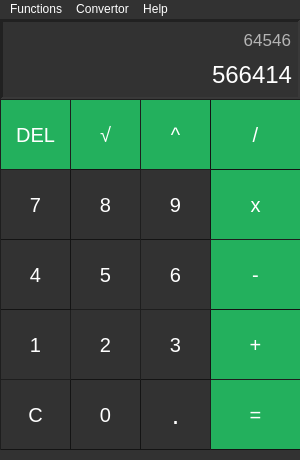
<?xml version="1.0" encoding="UTF-8"?>
<ui version="4.0">
 <class>MainWindow</class>
 <widget class="QMainWindow" name="MainWindow">
  <property name="enabled">
   <bool>true</bool>
  </property>
  <property name="geometry">
   <rect>
    <x>0</x>
    <y>0</y>
    <width>300</width>
    <height>460</height>
   </rect>
  </property>
  <property name="minimumSize">
   <size>
    <width>300</width>
    <height>460</height>
   </size>
  </property>
  <property name="maximumSize">
   <size>
    <width>300</width>
    <height>460</height>
   </size>
  </property>
  <property name="font">
   <font>
    <pointsize>15</pointsize>
   </font>
  </property>
  <property name="windowTitle">
   <string>CalculaThor</string>
  </property>
  <property name="windowIcon">
   <iconset>
    <normaloff>logo.png</normaloff>logo.png</iconset>
  </property>
  <property name="toolTipDuration">
   <number>-1</number>
  </property>
  <property name="styleSheet">
   <string notr="true">background-color: rgb(50, 50,50); </string>
  </property>
  <widget class="QWidget" name="centralwidget">
   <property name="sizePolicy">
    <sizepolicy hsizetype="Fixed" vsizetype="Fixed">
     <horstretch>0</horstretch>
     <verstretch>0</verstretch>
    </sizepolicy>
   </property>
   <property name="baseSize">
    <size>
     <width>300</width>
     <height>420</height>
    </size>
   </property>
   <property name="font">
    <font>
     <pointsize>15</pointsize>
    </font>
   </property>
   <widget class="QPushButton" name="pushButton_one">
    <property name="geometry">
     <rect>
      <x>0</x>
      <y>290</y>
      <width>71</width>
      <height>71</height>
     </rect>
    </property>
    <property name="font">
     <font>
      <pointsize>15</pointsize>
     </font>
    </property>
    <property name="toolTip">
     <string>Number 1</string>
    </property>
    <property name="styleSheet">
     <string notr="true">QPushButton { background-color: rgb(50, 50, 50); 
border: 1px outset rgb(20,20,20); color: rgb(255, 255, 255);} 
QPushButton:pressed { background-color: rgb(100, 100, 100);} </string>
    </property>
    <property name="text">
     <string>1</string>
    </property>
    <property name="shortcut">
     <string>1</string>
    </property>
   </widget>
   <widget class="QPushButton" name="pushButton_two">
    <property name="geometry">
     <rect>
      <x>70</x>
      <y>290</y>
      <width>71</width>
      <height>71</height>
     </rect>
    </property>
    <property name="font">
     <font>
      <pointsize>15</pointsize>
     </font>
    </property>
    <property name="toolTip">
     <string>Number 2</string>
    </property>
    <property name="styleSheet">
     <string notr="true">QPushButton { background-color: rgb(50, 50, 50); 
border: 1px outset rgb(20,20,20); color: rgb(255, 255, 255);} 
QPushButton:pressed { background-color: rgb(100, 100, 100);} </string>
    </property>
    <property name="text">
     <string>2</string>
    </property>
    <property name="shortcut">
     <string>2</string>
    </property>
   </widget>
   <widget class="QPushButton" name="pushButton_three">
    <property name="geometry">
     <rect>
      <x>140</x>
      <y>290</y>
      <width>71</width>
      <height>71</height>
     </rect>
    </property>
    <property name="font">
     <font>
      <pointsize>15</pointsize>
     </font>
    </property>
    <property name="toolTip">
     <string>Number 3</string>
    </property>
    <property name="styleSheet">
     <string notr="true">QPushButton { background-color: rgb(50, 50, 50); 
border: 1px outset rgb(20,20,20); color: rgb(255, 255, 255);} 
QPushButton:pressed { background-color: rgb(100, 100, 100);} </string>
    </property>
    <property name="text">
     <string>3</string>
    </property>
    <property name="shortcut">
     <string>3</string>
    </property>
   </widget>
   <widget class="QPushButton" name="pushButton_nine">
    <property name="enabled">
     <bool>true</bool>
    </property>
    <property name="geometry">
     <rect>
      <x>140</x>
      <y>150</y>
      <width>71</width>
      <height>71</height>
     </rect>
    </property>
    <property name="font">
     <font>
      <pointsize>15</pointsize>
     </font>
    </property>
    <property name="mouseTracking">
     <bool>false</bool>
    </property>
    <property name="toolTip">
     <string>Number 9</string>
    </property>
    <property name="autoFillBackground">
     <bool>false</bool>
    </property>
    <property name="styleSheet">
     <string notr="true">QPushButton { background-color: rgb(50, 50, 50); 
border: 1px outset rgb(20,20,20); color: rgb(255, 255, 255);} 
QPushButton:pressed { background-color: rgb(100, 100, 100);} </string>
    </property>
    <property name="text">
     <string>9</string>
    </property>
    <property name="shortcut">
     <string>9</string>
    </property>
    <property name="flat">
     <bool>false</bool>
    </property>
   </widget>
   <widget class="QPushButton" name="pushButton_eight">
    <property name="geometry">
     <rect>
      <x>70</x>
      <y>150</y>
      <width>71</width>
      <height>71</height>
     </rect>
    </property>
    <property name="font">
     <font>
      <pointsize>15</pointsize>
     </font>
    </property>
    <property name="toolTip">
     <string>Number 8</string>
    </property>
    <property name="styleSheet">
     <string notr="true">QPushButton { background-color: rgb(50, 50, 50); 
border: 1px outset rgb(20,20,20); color: rgb(255, 255, 255);} 
QPushButton:pressed { background-color: rgb(100, 100, 100);} </string>
    </property>
    <property name="text">
     <string>8</string>
    </property>
    <property name="shortcut">
     <string>8</string>
    </property>
   </widget>
   <widget class="QPushButton" name="pushButton_seven">
    <property name="geometry">
     <rect>
      <x>0</x>
      <y>150</y>
      <width>71</width>
      <height>71</height>
     </rect>
    </property>
    <property name="font">
     <font>
      <pointsize>15</pointsize>
     </font>
    </property>
    <property name="toolTip">
     <string>Number 7</string>
    </property>
    <property name="styleSheet">
     <string notr="true">QPushButton { background-color: rgb(50, 50, 50); 
border: 1px outset rgb(20,20,20); color: rgb(255, 255, 255);} 
QPushButton:pressed { background-color: rgb(100, 100, 100);} </string>
    </property>
    <property name="text">
     <string>7</string>
    </property>
    <property name="shortcut">
     <string>7</string>
    </property>
   </widget>
   <widget class="QPushButton" name="pushButton_four">
    <property name="geometry">
     <rect>
      <x>0</x>
      <y>220</y>
      <width>71</width>
      <height>71</height>
     </rect>
    </property>
    <property name="font">
     <font>
      <pointsize>15</pointsize>
     </font>
    </property>
    <property name="toolTip">
     <string>Number 4</string>
    </property>
    <property name="styleSheet">
     <string notr="true">QPushButton { background-color: rgb(50, 50, 50); 
border: 1px outset rgb(20,20,20); color: rgb(255, 255, 255);} 
QPushButton:pressed { background-color: rgb(100, 100, 100);} </string>
    </property>
    <property name="text">
     <string>4</string>
    </property>
    <property name="shortcut">
     <string>4</string>
    </property>
   </widget>
   <widget class="QPushButton" name="pushButton_five">
    <property name="geometry">
     <rect>
      <x>70</x>
      <y>220</y>
      <width>71</width>
      <height>71</height>
     </rect>
    </property>
    <property name="font">
     <font>
      <pointsize>15</pointsize>
     </font>
    </property>
    <property name="toolTip">
     <string>Number 5</string>
    </property>
    <property name="styleSheet">
     <string notr="true">QPushButton { background-color: rgb(50, 50, 50); 
border: 1px outset rgb(20,20,20); color: rgb(255, 255, 255);} 
QPushButton:pressed { background-color: rgb(100, 100, 100);} </string>
    </property>
    <property name="text">
     <string>5</string>
    </property>
    <property name="shortcut">
     <string>5</string>
    </property>
   </widget>
   <widget class="QPushButton" name="pushButton_six">
    <property name="geometry">
     <rect>
      <x>140</x>
      <y>220</y>
      <width>71</width>
      <height>71</height>
     </rect>
    </property>
    <property name="font">
     <font>
      <pointsize>15</pointsize>
     </font>
    </property>
    <property name="toolTip">
     <string>Number 6</string>
    </property>
    <property name="styleSheet">
     <string notr="true">QPushButton { background-color: rgb(50, 50, 50); 
border: 1px outset rgb(20,20,20); color: rgb(255, 255, 255);} 
QPushButton:pressed { background-color: rgb(100, 100, 100);} </string>
    </property>
    <property name="text">
     <string>6</string>
    </property>
    <property name="shortcut">
     <string>6</string>
    </property>
   </widget>
   <widget class="QPushButton" name="pushButton_zero">
    <property name="geometry">
     <rect>
      <x>70</x>
      <y>360</y>
      <width>71</width>
      <height>71</height>
     </rect>
    </property>
    <property name="font">
     <font>
      <pointsize>15</pointsize>
     </font>
    </property>
    <property name="toolTip">
     <string>Number 0</string>
    </property>
    <property name="styleSheet">
     <string notr="true">QPushButton { background-color: rgb(50, 50, 50); 
border: 1px outset rgb(20,20,20); color: rgb(255, 255, 255);} 
QPushButton:pressed { background-color: rgb(100, 100, 100);} </string>
    </property>
    <property name="text">
     <string>0</string>
    </property>
    <property name="shortcut">
     <string>0</string>
    </property>
   </widget>
   <widget class="QPushButton" name="pushButton_dot">
    <property name="geometry">
     <rect>
      <x>140</x>
      <y>360</y>
      <width>71</width>
      <height>71</height>
     </rect>
    </property>
    <property name="font">
     <font>
      <pointsize>20</pointsize>
     </font>
    </property>
    <property name="toolTip">
     <string>Decimal separator</string>
    </property>
    <property name="styleSheet">
     <string notr="true">QPushButton { background-color: rgb(50, 50, 50); 
border: 1px outset rgb(20,20,20); color: rgb(255, 255, 255);} 
QPushButton:pressed { background-color: rgb(100, 100, 100);} </string>
    </property>
    <property name="text">
     <string>.</string>
    </property>
    <property name="shortcut">
     <string>.</string>
    </property>
   </widget>
   <widget class="QPushButton" name="pushButton_add">
    <property name="geometry">
     <rect>
      <x>210</x>
      <y>290</y>
      <width>91</width>
      <height>71</height>
     </rect>
    </property>
    <property name="font">
     <font>
      <pointsize>15</pointsize>
     </font>
    </property>
    <property name="toolTip">
     <string>&lt;html&gt;&lt;head/&gt;&lt;body&gt;&lt;p&gt;Addition&lt;/p&gt;&lt;p&gt;&lt;span style=&quot; color:#25be62;&quot;&gt;-----------------------&lt;/span&gt;&lt;/p&gt;&lt;p&gt;Sum of a and b&lt;/p&gt;&lt;/body&gt;&lt;/html&gt;</string>
    </property>
    <property name="styleSheet">
     <string notr="true">QPushButton { background-color: rgb(35, 176, 93);
border: 1px outset rgb(20,20,20); color: rgb(255, 255, 255);}
QPushButton:pressed { background-color: rgb(42, 213, 116);} 
</string>
    </property>
    <property name="text">
     <string>+</string>
    </property>
    <property name="shortcut">
     <string>+</string>
    </property>
   </widget>
   <widget class="QPushButton" name="pushButton_sub">
    <property name="geometry">
     <rect>
      <x>210</x>
      <y>220</y>
      <width>91</width>
      <height>71</height>
     </rect>
    </property>
    <property name="font">
     <font>
      <pointsize>15</pointsize>
     </font>
    </property>
    <property name="toolTip">
     <string>&lt;html&gt;&lt;head/&gt;&lt;body&gt;&lt;p&gt;Subtraction&lt;/p&gt;&lt;p&gt;&lt;span style=&quot; color:#25be62;&quot;&gt;-------------------------------&lt;/span&gt;&lt;/p&gt;&lt;p&gt;Difference of a and b&lt;/p&gt;&lt;/body&gt;&lt;/html&gt;</string>
    </property>
    <property name="styleSheet">
     <string notr="true">QPushButton { background-color: rgb(35, 176, 93);
border: 1px outset rgb(20,20,20); color: rgb(255, 255, 255);}
QPushButton:pressed { background-color: rgb(42, 213, 116);} 
</string>
    </property>
    <property name="text">
     <string>-</string>
    </property>
    <property name="shortcut">
     <string>-</string>
    </property>
   </widget>
   <widget class="QPushButton" name="pushButton_mul">
    <property name="geometry">
     <rect>
      <x>210</x>
      <y>150</y>
      <width>91</width>
      <height>71</height>
     </rect>
    </property>
    <property name="font">
     <font>
      <pointsize>15</pointsize>
     </font>
    </property>
    <property name="toolTip">
     <string>&lt;html&gt;&lt;head/&gt;&lt;body&gt;&lt;p&gt;Multiplication&lt;/p&gt;&lt;p&gt;&lt;span style=&quot; color:#25be62;&quot;&gt;---------------------------&lt;/span&gt;&lt;/p&gt;&lt;p&gt;Product of a and b&lt;/p&gt;&lt;/body&gt;&lt;/html&gt;</string>
    </property>
    <property name="styleSheet">
     <string notr="true">QPushButton { background-color: rgb(35, 176, 93);
border: 1px outset rgb(20,20,20); color: rgb(255, 255, 255);}
QPushButton:pressed { background-color: rgb(42, 213, 116);} 
</string>
    </property>
    <property name="text">
     <string>x</string>
    </property>
    <property name="shortcut">
     <string>*</string>
    </property>
   </widget>
   <widget class="QPushButton" name="pushButton_div">
    <property name="geometry">
     <rect>
      <x>210</x>
      <y>80</y>
      <width>91</width>
      <height>71</height>
     </rect>
    </property>
    <property name="font">
     <font>
      <pointsize>15</pointsize>
     </font>
    </property>
    <property name="toolTip">
     <string>&lt;html&gt;&lt;head/&gt;&lt;body&gt;&lt;p&gt;Division&lt;/p&gt;&lt;p&gt;&lt;span style=&quot; color:#25be62;&quot;&gt;-----------------------------&lt;/span&gt;&lt;/p&gt;&lt;p&gt;Quotient of a and b&lt;/p&gt;&lt;/body&gt;&lt;/html&gt;</string>
    </property>
    <property name="whatsThis">
     <string/>
    </property>
    <property name="styleSheet">
     <string notr="true">QPushButton { background-color: rgb(35, 176, 93);
border: 1px outset rgb(20,20,20); color: rgb(255, 255, 255);}
QPushButton:pressed { background-color: rgb(42, 213, 116);} 
</string>
    </property>
    <property name="text">
     <string>/</string>
    </property>
    <property name="shortcut">
     <string>/</string>
    </property>
   </widget>
   <widget class="QPushButton" name="pushButton_result">
    <property name="geometry">
     <rect>
      <x>210</x>
      <y>360</y>
      <width>91</width>
      <height>71</height>
     </rect>
    </property>
    <property name="font">
     <font>
      <pointsize>15</pointsize>
     </font>
    </property>
    <property name="toolTip">
     <string>Result</string>
    </property>
    <property name="styleSheet">
     <string notr="true">QPushButton { background-color: rgb(35, 176, 93);
border: 1px outset rgb(20,20,20); color: rgb(255, 255, 255);}
QPushButton:pressed { background-color: rgb(42, 213, 116);} 
</string>
    </property>
    <property name="text">
     <string>=</string>
    </property>
    <property name="shortcut">
     <string>Enter, Return</string>
    </property>
   </widget>
   <widget class="QPushButton" name="pushButton_del">
    <property name="geometry">
     <rect>
      <x>0</x>
      <y>80</y>
      <width>71</width>
      <height>71</height>
     </rect>
    </property>
    <property name="font">
     <font>
      <pointsize>15</pointsize>
     </font>
    </property>
    <property name="toolTip">
     <string>&lt;html&gt;&lt;head/&gt;&lt;body&gt;&lt;p&gt;Delete one character&lt;/p&gt;&lt;/body&gt;&lt;/html&gt;</string>
    </property>
    <property name="styleSheet">
     <string notr="true">QPushButton { background-color: rgb(35, 176, 93);
border: 1px outset rgb(20,20,20); color: rgb(255, 255, 255);}
QPushButton:pressed { background-color: rgb(42, 213, 116);} 
</string>
    </property>
    <property name="text">
     <string>DEL</string>
    </property>
    <property name="shortcut">
     <string>Backspace</string>
    </property>
   </widget>
   <widget class="QPushButton" name="pushButton_clear">
    <property name="geometry">
     <rect>
      <x>0</x>
      <y>360</y>
      <width>71</width>
      <height>71</height>
     </rect>
    </property>
    <property name="font">
     <font>
      <pointsize>15</pointsize>
     </font>
    </property>
    <property name="toolTip">
     <string>Clear all</string>
    </property>
    <property name="styleSheet">
     <string notr="true">QPushButton { background-color: rgb(50, 50, 50); 
border: 1px outset rgb(20,20,20); color: rgb(255, 255, 255);} 
QPushButton:pressed { background-color: rgb(100, 100, 100);} </string>
    </property>
    <property name="text">
     <string>C</string>
    </property>
    <property name="shortcut">
     <string>Del</string>
    </property>
   </widget>
   <widget class="QPushButton" name="pushButton_pow">
    <property name="geometry">
     <rect>
      <x>140</x>
      <y>80</y>
      <width>71</width>
      <height>71</height>
     </rect>
    </property>
    <property name="font">
     <font>
      <pointsize>15</pointsize>
     </font>
    </property>
    <property name="toolTip">
     <string>&lt;html&gt;&lt;head/&gt;&lt;body&gt;&lt;p&gt;Power (b^n)&lt;/p&gt;&lt;p&gt;&lt;span style=&quot; color:#25be62;&quot;&gt;------------------------------------------&lt;/span&gt;&lt;/p&gt;&lt;p&gt;b - base    &lt;/p&gt;&lt;p&gt;n - exponent&lt;/p&gt;&lt;p&gt;Base raised to the exponent&lt;/p&gt;&lt;/body&gt;&lt;/html&gt;</string>
    </property>
    <property name="styleSheet">
     <string notr="true">QPushButton { background-color: rgb(35, 176, 93);
border: 1px outset rgb(20,20,20); color: rgb(255, 255, 255);}
QPushButton:pressed { background-color: rgb(42, 213, 116);} 
</string>
    </property>
    <property name="text">
     <string>^</string>
    </property>
   </widget>
   <widget class="QPushButton" name="pushButton_sqr">
    <property name="geometry">
     <rect>
      <x>70</x>
      <y>80</y>
      <width>71</width>
      <height>71</height>
     </rect>
    </property>
    <property name="font">
     <font>
      <pointsize>15</pointsize>
     </font>
    </property>
    <property name="toolTip">
     <string>&lt;html&gt;&lt;head/&gt;&lt;body&gt;&lt;p&gt;Root (r^(1/i))&lt;/p&gt;&lt;p&gt;&lt;span style=&quot; color:#25be62;&quot;&gt;-------------------&lt;/span&gt;&lt;/p&gt;&lt;p&gt;r - radicand&lt;/p&gt;&lt;p&gt;i - index&lt;/p&gt;&lt;p&gt;i-th root of r&lt;/p&gt;&lt;/body&gt;&lt;/html&gt;</string>
    </property>
    <property name="styleSheet">
     <string notr="true">QPushButton { background-color: rgb(35, 176, 93);
border: 1px outset rgb(20,20,20); color: rgb(255, 255, 255);}
QPushButton:pressed { background-color: rgb(42, 213, 116);} 
</string>
    </property>
    <property name="text">
     <string>√</string>
    </property>
   </widget>
   <widget class="QFrame" name="frame">
    <property name="geometry">
     <rect>
      <x>0</x>
      <y>0</y>
      <width>301</width>
      <height>81</height>
     </rect>
    </property>
    <property name="frameShape">
     <enum>QFrame::Panel</enum>
    </property>
    <property name="frameShadow">
     <enum>QFrame::Sunken</enum>
    </property>
    <property name="lineWidth">
     <number>3</number>
    </property>
    <widget class="QLineEdit" name="lineEdit_results">
     <property name="geometry">
      <rect>
       <x>5</x>
       <y>35</y>
       <width>291</width>
       <height>41</height>
      </rect>
     </property>
     <property name="font">
      <font>
       <pointsize>18</pointsize>
      </font>
     </property>
     <property name="layoutDirection">
      <enum>Qt::LeftToRight</enum>
     </property>
     <property name="autoFillBackground">
      <bool>false</bool>
     </property>
     <property name="styleSheet">
      <string notr="true">border:0px solid black; color: rgb(255, 255, 255);</string>
     </property>
     <property name="text">
      <string comment="0">566414</string>
     </property>
     <property name="echoMode">
      <enum>QLineEdit::Normal</enum>
     </property>
     <property name="alignment">
      <set>Qt::AlignRight|Qt::AlignTrailing|Qt::AlignVCenter</set>
     </property>
    </widget>
    <widget class="QLabel" name="label_results">
     <property name="geometry">
      <rect>
       <x>20</x>
       <y>5</y>
       <width>271</width>
       <height>31</height>
      </rect>
     </property>
     <property name="font">
      <font>
       <pointsize>13</pointsize>
      </font>
     </property>
     <property name="styleSheet">
      <string notr="true">QLabel {  color : rgb(180,180,180); }</string>
     </property>
     <property name="text">
      <string>64546</string>
     </property>
     <property name="alignment">
      <set>Qt::AlignRight|Qt::AlignTrailing|Qt::AlignVCenter</set>
     </property>
    </widget>
   </widget>
   <zorder>frame</zorder>
   <zorder>pushButton_five</zorder>
   <zorder>pushButton_dot</zorder>
   <zorder>pushButton_del</zorder>
   <zorder>pushButton_add</zorder>
   <zorder>pushButton_mul</zorder>
   <zorder>pushButton_div</zorder>
   <zorder>pushButton_eight</zorder>
   <zorder>pushButton_one</zorder>
   <zorder>pushButton_zero</zorder>
   <zorder>pushButton_two</zorder>
   <zorder>pushButton_result</zorder>
   <zorder>pushButton_four</zorder>
   <zorder>pushButton_sqr</zorder>
   <zorder>pushButton_six</zorder>
   <zorder>pushButton_clear</zorder>
   <zorder>pushButton_pow</zorder>
   <zorder>pushButton_three</zorder>
   <zorder>pushButton_nine</zorder>
   <zorder>pushButton_seven</zorder>
   <zorder>pushButton_sub</zorder>
  </widget>
  <widget class="QMenuBar" name="menuBar">
   <property name="geometry">
    <rect>
     <x>0</x>
     <y>0</y>
     <width>300</width>
     <height>30</height>
    </rect>
   </property>
   <property name="styleSheet">
    <string notr="true">QMenuBar:item{color: rgb(255, 255, 255);
        }
QMenuBar:item:selected {
background-color: rgb(35, 176, 93); color: rgb(255, 255, 255);
        }</string>
   </property>
   <widget class="QMenu" name="menuFunctions">
    <property name="styleSheet">
     <string notr="true">QMenu {color: rgb(255, 255, 255);}
QMenu:selected {background-color: rgb(35, 176, 93); color: rgb(255, 255, 255);}
QMenu:pressed {background-color: rgb(42, 213, 116); color: rgb(255, 255, 255);}</string>
    </property>
    <property name="title">
     <string>Functions</string>
    </property>
    <addaction name="action_sin"/>
    <addaction name="action_cos"/>
    <addaction name="action_abs"/>
    <addaction name="action_fac"/>
   </widget>
   <widget class="QMenu" name="menuConvertor">
    <property name="palette">
     <palette>
      <active>
       <colorrole role="WindowText">
        <brush brushstyle="SolidPattern">
         <color alpha="255">
          <red>255</red>
          <green>255</green>
          <blue>255</blue>
         </color>
        </brush>
       </colorrole>
       <colorrole role="Button">
        <brush brushstyle="SolidPattern">
         <color alpha="255">
          <red>50</red>
          <green>50</green>
          <blue>50</blue>
         </color>
        </brush>
       </colorrole>
       <colorrole role="Text">
        <brush brushstyle="SolidPattern">
         <color alpha="255">
          <red>255</red>
          <green>255</green>
          <blue>255</blue>
         </color>
        </brush>
       </colorrole>
       <colorrole role="ButtonText">
        <brush brushstyle="SolidPattern">
         <color alpha="255">
          <red>255</red>
          <green>255</green>
          <blue>255</blue>
         </color>
        </brush>
       </colorrole>
       <colorrole role="Base">
        <brush brushstyle="SolidPattern">
         <color alpha="255">
          <red>50</red>
          <green>50</green>
          <blue>50</blue>
         </color>
        </brush>
       </colorrole>
       <colorrole role="Window">
        <brush brushstyle="SolidPattern">
         <color alpha="255">
          <red>50</red>
          <green>50</green>
          <blue>50</blue>
         </color>
        </brush>
       </colorrole>
       <colorrole role="Highlight">
        <brush brushstyle="SolidPattern">
         <color alpha="255">
          <red>42</red>
          <green>213</green>
          <blue>116</blue>
         </color>
        </brush>
       </colorrole>
       <colorrole role="PlaceholderText">
        <brush brushstyle="NoBrush">
         <color alpha="128">
          <red>255</red>
          <green>255</green>
          <blue>255</blue>
         </color>
        </brush>
       </colorrole>
      </active>
      <inactive>
       <colorrole role="WindowText">
        <brush brushstyle="SolidPattern">
         <color alpha="255">
          <red>255</red>
          <green>255</green>
          <blue>255</blue>
         </color>
        </brush>
       </colorrole>
       <colorrole role="Button">
        <brush brushstyle="SolidPattern">
         <color alpha="255">
          <red>50</red>
          <green>50</green>
          <blue>50</blue>
         </color>
        </brush>
       </colorrole>
       <colorrole role="Text">
        <brush brushstyle="SolidPattern">
         <color alpha="255">
          <red>255</red>
          <green>255</green>
          <blue>255</blue>
         </color>
        </brush>
       </colorrole>
       <colorrole role="ButtonText">
        <brush brushstyle="SolidPattern">
         <color alpha="255">
          <red>255</red>
          <green>255</green>
          <blue>255</blue>
         </color>
        </brush>
       </colorrole>
       <colorrole role="Base">
        <brush brushstyle="SolidPattern">
         <color alpha="255">
          <red>50</red>
          <green>50</green>
          <blue>50</blue>
         </color>
        </brush>
       </colorrole>
       <colorrole role="Window">
        <brush brushstyle="SolidPattern">
         <color alpha="255">
          <red>50</red>
          <green>50</green>
          <blue>50</blue>
         </color>
        </brush>
       </colorrole>
       <colorrole role="Highlight">
        <brush brushstyle="SolidPattern">
         <color alpha="255">
          <red>42</red>
          <green>213</green>
          <blue>116</blue>
         </color>
        </brush>
       </colorrole>
       <colorrole role="PlaceholderText">
        <brush brushstyle="NoBrush">
         <color alpha="128">
          <red>255</red>
          <green>255</green>
          <blue>255</blue>
         </color>
        </brush>
       </colorrole>
      </inactive>
      <disabled>
       <colorrole role="WindowText">
        <brush brushstyle="SolidPattern">
         <color alpha="255">
          <red>255</red>
          <green>255</green>
          <blue>255</blue>
         </color>
        </brush>
       </colorrole>
       <colorrole role="Button">
        <brush brushstyle="SolidPattern">
         <color alpha="255">
          <red>50</red>
          <green>50</green>
          <blue>50</blue>
         </color>
        </brush>
       </colorrole>
       <colorrole role="Text">
        <brush brushstyle="SolidPattern">
         <color alpha="255">
          <red>255</red>
          <green>255</green>
          <blue>255</blue>
         </color>
        </brush>
       </colorrole>
       <colorrole role="ButtonText">
        <brush brushstyle="SolidPattern">
         <color alpha="255">
          <red>255</red>
          <green>255</green>
          <blue>255</blue>
         </color>
        </brush>
       </colorrole>
       <colorrole role="Base">
        <brush brushstyle="SolidPattern">
         <color alpha="255">
          <red>50</red>
          <green>50</green>
          <blue>50</blue>
         </color>
        </brush>
       </colorrole>
       <colorrole role="Window">
        <brush brushstyle="SolidPattern">
         <color alpha="255">
          <red>50</red>
          <green>50</green>
          <blue>50</blue>
         </color>
        </brush>
       </colorrole>
       <colorrole role="Highlight">
        <brush brushstyle="SolidPattern">
         <color alpha="255">
          <red>225</red>
          <green>225</green>
          <blue>225</blue>
         </color>
        </brush>
       </colorrole>
       <colorrole role="PlaceholderText">
        <brush brushstyle="NoBrush">
         <color alpha="128">
          <red>255</red>
          <green>255</green>
          <blue>255</blue>
         </color>
        </brush>
       </colorrole>
      </disabled>
     </palette>
    </property>
    <property name="styleSheet">
     <string notr="true">QMenu {color: rgb(255, 255, 255);}
QMenu:selected {background-color: rgb(35, 176, 93);}
QMenu:pressed {background-color: rgb(42, 213, 116);}</string>
    </property>
    <property name="title">
     <string>Convertor</string>
    </property>
    <addaction name="action_hp2kw"/>
    <addaction name="action_rad2deg"/>
    <addaction name="actiondeg2rad"/>
    <addaction name="action_nm2torque"/>
   </widget>
   <widget class="QMenu" name="menuHelp">
    <property name="enabled">
     <bool>true</bool>
    </property>
    <property name="geometry">
     <rect>
      <x>653</x>
      <y>350</y>
      <width>135</width>
      <height>84</height>
     </rect>
    </property>
    <property name="layoutDirection">
     <enum>Qt::LeftToRight</enum>
    </property>
    <property name="styleSheet">
     <string notr="true">QMenu {color: rgb(255, 255, 255);}
QMenu:selected {background-color: rgb(35, 176, 93);}
QMenu:pressed {background-color: rgb(42, 213, 116);}</string>
    </property>
    <property name="title">
     <string>Help</string>
    </property>
    <addaction name="actionDocumentation"/>
   </widget>
   <addaction name="menuFunctions"/>
   <addaction name="menuConvertor"/>
   <addaction name="menuHelp"/>
  </widget>
  <action name="actiongdfgd">
   <property name="text">
    <string>gdfgd</string>
   </property>
  </action>
  <action name="action_hp2kw">
   <property name="text">
    <string>HP to KW</string>
   </property>
  </action>
  <action name="action_rad2deg">
   <property name="text">
    <string>Rad to Deg</string>
   </property>
  </action>
  <action name="actiondeg2rad">
   <property name="text">
    <string>Deg to Rad</string>
   </property>
  </action>
  <action name="action_nm2torque">
   <property name="text">
    <string>NM to Torque</string>
   </property>
  </action>
  <action name="action_sin">
   <property name="text">
    <string>Sin(x)</string>
   </property>
  </action>
  <action name="action_cos">
   <property name="text">
    <string>Cos(x)</string>
   </property>
  </action>
  <action name="action_abs">
   <property name="text">
    <string>Abs(x)</string>
   </property>
  </action>
  <action name="action_fac">
   <property name="text">
    <string>x!</string>
   </property>
   <property name="toolTip">
    <string>&lt;html&gt;&lt;head/&gt;&lt;body&gt;&lt;p&gt;Factorial&lt;/p&gt;&lt;p&gt;&lt;span style=&quot; color:#25be62;&quot;&gt;--------------------&lt;/span&gt;&lt;/p&gt;&lt;p&gt;Factorial of n&lt;/p&gt;&lt;/body&gt;&lt;/html&gt;</string>
   </property>
  </action>
  <action name="actionDocumentation">
   <property name="text">
    <string>Documentation</string>
   </property>
  </action>
  <action name="actionfsdfs">
   <property name="text">
    <string>fsdfs</string>
   </property>
  </action>
  <action name="actionDeterminant">
   <property name="text">
    <string>Determinant</string>
   </property>
  </action>
  <action name="actionTranspose">
   <property name="text">
    <string>Transpose</string>
   </property>
  </action>
  <action name="actionCramer_s_rule">
   <property name="text">
    <string>Cramer's rule</string>
   </property>
  </action>
  <action name="actionMultiplication">
   <property name="text">
    <string>Multiplication</string>
   </property>
  </action>
 </widget>
 <tabstops>
  <tabstop>pushButton_clear</tabstop>
  <tabstop>pushButton_zero</tabstop>
  <tabstop>pushButton_dot</tabstop>
  <tabstop>pushButton_result</tabstop>
  <tabstop>pushButton_one</tabstop>
  <tabstop>pushButton_two</tabstop>
  <tabstop>pushButton_three</tabstop>
  <tabstop>pushButton_add</tabstop>
  <tabstop>pushButton_four</tabstop>
  <tabstop>pushButton_five</tabstop>
  <tabstop>pushButton_six</tabstop>
  <tabstop>pushButton_sub</tabstop>
  <tabstop>pushButton_seven</tabstop>
  <tabstop>pushButton_eight</tabstop>
  <tabstop>pushButton_nine</tabstop>
  <tabstop>pushButton_mul</tabstop>
  <tabstop>pushButton_del</tabstop>
  <tabstop>pushButton_sqr</tabstop>
  <tabstop>pushButton_pow</tabstop>
  <tabstop>pushButton_div</tabstop>
 </tabstops>
 <resources/>
 <connections/>
</ui>
